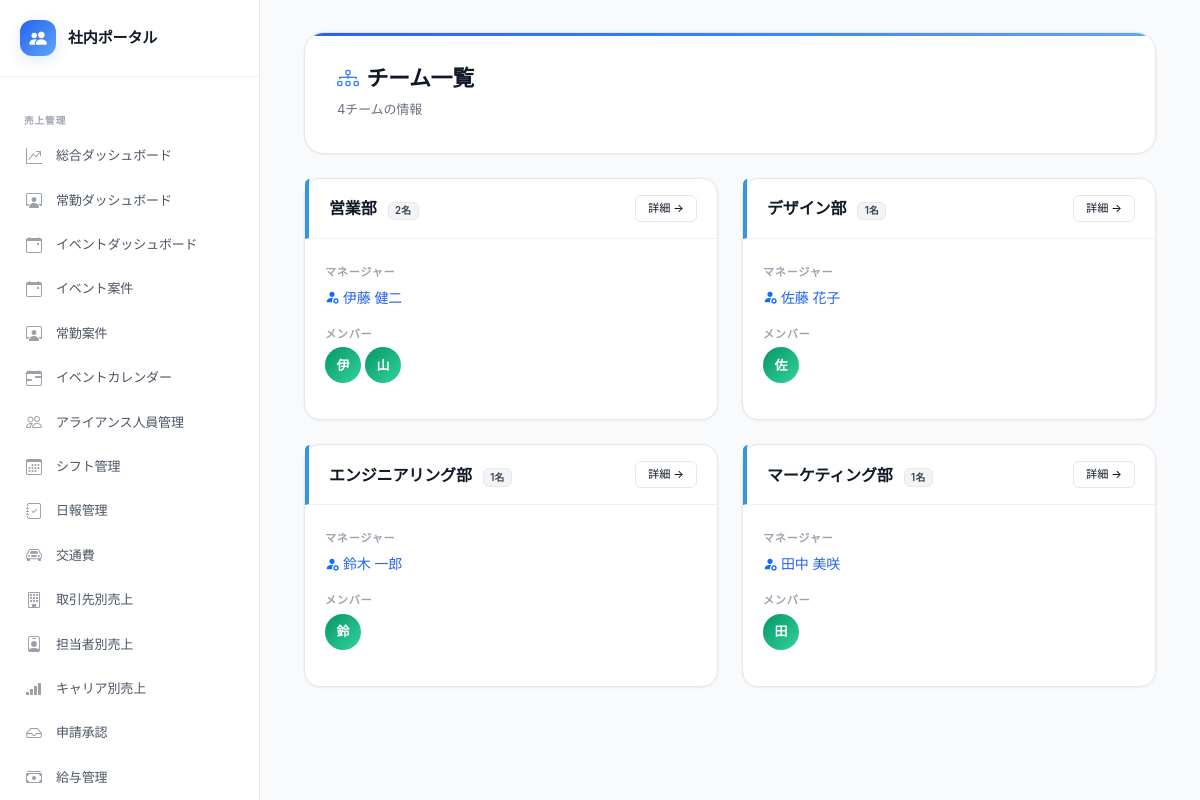
Screenshot of /public/teams.php (signed in) with the database file from the repository.
### tables this page shows
CREATE TABLE IF NOT EXISTS teams (
    id INT PRIMARY KEY AUTO_INCREMENT,
    name VARCHAR(100) NOT NULL,
    description TEXT,
    manager_id INT NULL,
    sub_manager_id INT NULL,
    strengths_analysis TEXT COMMENT 'ストレングスファインダー分析（AI生成）',
    spi_analysis TEXT COMMENT 'SPI分析（AI生成）',
    team_strengths TEXT COMMENT 'チームの強み',
    team_challenges TEXT COMMENT 'チームの課題',
    management_points TEXT COMMENT 'マネジメントの要点',
    ideal_recruit TEXT COMMENT 'このチームに合う人',
    sort_order INT DEFAULT 0,
    created_at TIMESTAMP DEFAULT CURRENT_TIMESTAMP,
    updated_at TIMESTAMP DEFAULT CURRENT_TIMESTAMP ON UPDATE CURRENT_TIMESTAMP
);

CREATE TABLE IF NOT EXISTS employees (
    id INT PRIMARY KEY AUTO_INCREMENT,
    employee_number VARCHAR(20) UNIQUE COMMENT '社員番号',
    name VARCHAR(100) NOT NULL COMMENT '氏名',
    name_kana VARCHAR(100) COMMENT '氏名（かな）',
    email VARCHAR(200) UNIQUE,
    department VARCHAR(100) COMMENT '部署',
    job_title VARCHAR(100) COMMENT '職種・役職',
    hire_date DATE COMMENT '入社日',
    birth_date DATE COMMENT '生年月日',
    photo_path VARCHAR(255) COMMENT '顔写真パス',
    bio TEXT COMMENT '自己紹介・プロフィール',
    career_summary TEXT COMMENT 'キャリアサマリー（AI生成）',
    strengths_text TEXT COMMENT '得意なこと',
    weaknesses_text TEXT COMMENT '苦手なこと',
    how_to_utilize TEXT COMMENT 'この人の活かし方（AI生成）',
    is_active TINYINT DEFAULT 1 COMMENT '在籍フラグ',
    created_at TIMESTAMP DEFAULT CURRENT_TIMESTAMP,
    updated_at TIMESTAMP DEFAULT CURRENT_TIMESTAMP ON UPDATE CURRENT_TIMESTAMP
);

### includes/functions.php (called while the page is built, shortened)
<?php
function h(mixed $value): string {
    return htmlspecialchars((string)($value ?? ''), ENT_QUOTES | ENT_HTML5, 'UTF-8');
}
function getAllTeams(?int $companyId = null): array {
    $db = getDB();
    $sql = 'SELECT t.*,
                   m.name AS manager_name,
                   sm.name AS sub_manager_name,
                   COUNT(tm.employee_id) AS member_count
            FROM teams t
            LEFT JOIN employees m ON t.manager_id = m.id
            LEFT JOIN employees sm ON t.sub_manager_id = sm.id
            LEFT JOIN team_members tm ON t.id = tm.team_id';
    $params = [];
    $sql .= ' GROUP BY t.id ORDER BY t.sort_order, t.name';
    $stmt = $db->prepare($sql);
    $stmt->execute($params);
    return $stmt->fetchAll();
}
function getTeamMembers(int $teamId): array {
    $db = getDB();
    $stmt = $db->prepare(
        'SELECT e.*, sf.achiever, sf.strategic, sf.learner, sf.maximizer,
                sf.relator, sf.futuristic, sf.analytical, sf.top5_text,
                sp.leadership, sp.teamwork, sp.problem_solving
         FROM employees e
         JOIN team_members tm ON e.id = tm.employee_id
         LEFT JOIN strengths_finder sf ON e.id = sf.employee_id
         LEFT JOIN spi_results sp ON e.id = sp.employee_id
         WHERE tm.team_id = ? AND e.is_active = 1
         ORDER BY e.name'
    );
    $stmt->execute([$teamId]);
    return $stmt->fetchAll();
}

### public/teams.php (the view, shortened to what this page needs)
<?php
require_once __DIR__ . '/../config/config.php';
require_once __DIR__ . '/../includes/functions.php';
$cid = getCompanyId();
$teams = getAllTeams($cid);
require_once __DIR__ . '/../includes/header.php';
?>
<div class="container-fluid">
    <div class="page-header">
        <h1><i class="bi bi-diagram-3 me-2"></i>チーム一覧</h1>
        <p><?= count($teams) ?>チームの情報</p>
    </div>
    <div class="row g-4">
        <?php foreach ($teams as $team): ?>
        <?php $members = getTeamMembers($team['id']); ?>
        <div class="col-lg-6">
            <div class="card h-100">
                <div class="card-header" style="border-left:4px solid #3498db">
                    <div class="d-flex justify-content-between align-items-center">
                        <div>
                            <span class="fw-bold fs-6"><?= h($team['name']) ?></span>
                            <span class="badge bg-light text-dark ms-2"><?= count($members) ?>名</span>
                        </div>
                        <a href="team.php?id=<?= $team['id'] ?>" class="btn btn-sm btn-outline-primary">詳細 →</a>
                    </div>
                </div>
                <div class="card-body">
                    <?php if ($team['manager_name']): ?>
                    <div class="mb-3">
                        <span class="info-label">マネージャー</span>
                        <div class="mt-1">
                            <a href="employee.php?id=<?= $team['manager_id'] ?>" class="text-decoration-none">
                                <i class="bi bi-person-fill-gear me-1 text-primary"></i><?= h($team['manager_name']) ?>
                            </a>
                        </div>
                    </div>
                    <?php endif; ?>
                    <div class="mb-3">
                        <div class="info-label mb-1">メンバー</div>
                        <div class="d-flex flex-wrap gap-1">
                            <?php foreach ($members as $m): ?>
                            <a href="employee.php?id=<?= $m['id'] ?>" data-bs-toggle="tooltip" title="<?= h($m['name']) ?>"
                               style="width:36px;height:36px;border-radius:50%;background:linear-gradient(135deg,#059669,#34d399);display:inline-flex;align-items:center;justify-content:center;color:#fff;font-weight:700;font-size:13px;text-decoration:none">
                                <?= h(mb_substr($m['name'], 0, 1)) ?>
                            </a>
                            <?php endforeach; ?>
                        </div>
                    </div>
                </div>
            </div>
        </div>
        <?php endforeach; ?>
    </div>
</div>
<?php require_once __DIR__ . '/../includes/footer.php'; ?>

### public/assets/css/style.css (style rules this page uses)
:root { --n50: #f9fafb; --n100: #f3f4f6; --n200: #e5e7eb; --n300: #d1d5db; --n400: #9ca3af; --n500: #6b7280; --n600: #4b5563; --n700: #374151; --n800: #1f2937; --n900: #111827; --a50: #eff6ff; --a100: #dbeafe; --a200: #bfdbfe; --a400: #60a5fa; --a500: #3b82f6; --a600: #2563eb; --a700: #1d4ed8; --green: #10b981; --green-light: #ecfdf5; --amber: #f59e0b; --amber-light: #fffbeb; --red: #ef4444; --red-light: #fef2f2; --cyan: #06b6d4; --purple: #8b5cf6; --bg: #f9fafb; --bg-card: #ffffff; --bg-nav: #ffffff; --bg-muted: var(--n50); --text: var(--n900); --text-sub: var(--n500); --text-dim: var(--n400); --border: var(--n200); --border-light: #f0f0f0; --accent: var(--a600); --grad-green: linear-gradient(135deg, #2563eb, #60a5fa); --grad-dark: linear-gradient(135deg, #1f2937, #374151); --grad-hero: linear-gradient(135deg, #2563eb 0%, #3b82f6 50%, #60a5fa 100%); --grad-subtle: linear-gradient(135deg, rgba(37,99,235,.04), rgba(96,165,250,.02)); --sans: 'Noto Sans JP', 'Inter', -apple-system, BlinkMacSystemFont, 'Segoe UI', sans-serif; --mono: 'JetBrains Mono', 'SF Mono', monospace; --xs: .7rem; --sm: .8125rem; --base: .875rem; --md: .9375rem; --lg: 1rem; --xl: 1.125rem; --2xl: 1.375rem; --3xl: 1.75rem; --4xl: 2.25rem; --sp1:4px; --sp2:8px; --sp3:12px; --sp4:16px; --sp5:20px; --sp6:24px; --sp8:32px; --sp10:40px; --sp12:48px; --r-sm:6px; --r:8px; --r-lg:12px; --r-xl:16px; --r-2xl:20px; --r-full:9999px; --sh-xs: 0 1px 2px rgba(0,0,0,.04); --sh-sm: 0 1px 3px rgba(0,0,0,.05), 0 1px 2px rgba(0,0,0,.03); --sh-md: 0 4px 6px -1px rgba(0,0,0,.05), 0 2px 4px -2px rgba(0,0,0,.03); --sh-lg: 0 10px 15px -3px rgba(0,0,0,.06), 0 4px 6px -4px rgba(0,0,0,.04); --sh-xl: 0 20px 25px -5px rgba(0,0,0,.06), 0 8px 10px -6px rgba(0,0,0,.04); --sh-ring: 0 0 0 1px rgba(0,0,0,.04); --sh-green: 0 4px 14px rgba(37,99,235,.15); --sh-card: 0 1px 3px rgba(0,0,0,.04), 0 0 0 1px rgba(0,0,0,.02); --ease: cubic-bezier(.4,0,.2,1); --spring: cubic-bezier(.34,1.56,.64,1); --dur: 180ms; --dur-slow: 300ms; }
*, *::before, *::after { box-sizing: border-box; }
body { font-family: var(--sans); background: var(--bg); color: var(--text); font-size: var(--base); line-height: 1.65; letter-spacing: -.01em; -webkit-font-smoothing: antialiased; -moz-osx-font-smoothing: grayscale; margin: 0; }
a { color: var(--accent); text-decoration: none; transition: color var(--dur) var(--ease); }
.main-wrapper > .container-fluid { animation: fadeInUp .35s var(--ease) both; }
.container-fluid { max-width: 1320px; }
.card { border: 1px solid var(--border); border-radius: var(--r-xl); background: var(--bg-card); box-shadow: var(--sh-card); transition: all var(--dur-slow) var(--ease); }
.card-header { background: transparent; border-bottom: 1px solid var(--border-light); padding: var(--sp4) var(--sp5); font-weight: 600; font-size: var(--sm); color: var(--text); }
.card-body { padding: var(--sp5); }
.page-header { background: var(--bg-card); color: var(--text); border-radius: var(--r-2xl); padding: var(--sp8) var(--sp8); margin-bottom: var(--sp6); border: 1px solid var(--border); position: relative; overflow: hidden; box-shadow: var(--sh-card); }
.page-header::before { content: ''; position: absolute; top: 0; left: 0; right: 0; height: 3px; background: var(--grad-hero); display: block; }
.page-header::after { display: none; }
.page-header h1 { font-size: var(--2xl); font-weight: 700; margin: 0; letter-spacing: -.02em; color: var(--text); }
.page-header h1 i { color: var(--a500); }
.page-header p { margin: var(--sp2) 0 0; color: var(--text-sub); font-size: var(--sm); }
.btn { font-size: var(--sm); font-weight: 500; border-radius: var(--r); padding: 7px var(--sp4); transition: all var(--dur) var(--ease); letter-spacing: 0; position: relative; }
.btn-outline-primary { color: var(--n900); border-color: var(--border); }
.btn-sm { font-size: var(--xs); padding: 4px 12px; border-radius: var(--r-sm); }
.info-label { font-size: var(--xs); color: var(--text-dim); font-weight: 600; text-transform: uppercase; letter-spacing: .06em; }
.badge { font-weight: 600; letter-spacing: .02em; }
.badge.bg-light { background: var(--n100) !important; color: var(--n700) !important; border: 1px solid var(--border); }
html { overflow-x: hidden; }
body { overflow-x: hidden; }

### rows the page displays
teams: name "営業部", count($members) "2", manager.name "伊藤 健二"
employees: name "伊"
employees: name "山"
teams: name "デザイン部", count($members) "1", manager.name "佐藤 花子"
employees: name "佐"
teams: name "エンジニアリング部", count($members) "1", manager.name "鈴木 一郎"
employees: name "鈴"
teams: name "マーケティング部", count($members) "1", manager.name "田中 美咲"
employees: name "田"

### other values shown
$label "売上管理"
$label "総合ダッシュボード 常勤ダッシュボード イベントダッシュボード イベント案件 常勤案件 イベントカレンダー アライアンス人員管理 シフト管理 日報管理 交通費 取引先別売上 担当者別売上 キャリア別売上 申請承認 給与管理"
count($teams) "4"
